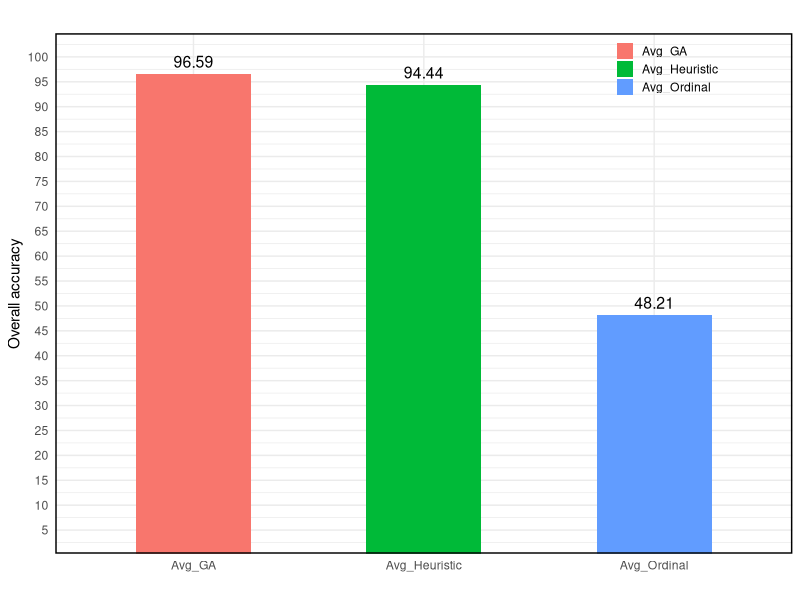

This figure's R source:
library(readxl)
library(ggplot2)
#library(openxlsx2)

#accuracy_Ga<-unlist(read_excel("Alldata_excel.xlsx", range = "P2:P74",col_names = FALSE))

#dawn_AvgOrdinal<-max(unlist(read_excel("Alldata_excel.xlsx", sheet = "All data", range = "R20",col_names = FALSE)))

#smp <-round(as.numeric(read_excel("Alldata_excel.xlsx", sheet = "All data", range = "R20",col_names = FALSE,col_types = "text")[1,1]),2)

dawn_AvgOrdinal<-round(as.numeric(read_excel("Alldata_excel.xlsx", sheet = "All data", range = "R20",col_names = FALSE,col_types = "text")[1,1]),2)
dawn_AvgMNLR<-round(as.numeric(read_excel("Alldata_excel.xlsx",sheet = "All data", range = "R21",col_names = FALSE,col_types = "text")[1,1]),2)
dawn_AvgGA<-round(as.numeric(read_excel("Alldata_excel.xlsx", range = "R22",col_names = FALSE,col_types = "text")[1,1]),2)

#max(midnight_load)
#geom_hline(yintercept = 0, color = "black", linetype = "solid") #draws the x-axis line

loadData<-data.frame(
  dawntAccuracyAVG = c(dawn_AvgOrdinal,dawn_AvgMNLR,dawn_AvgGA),
  xvalues =c("Avg_Ordinal","Avg_Heuristic","Avg_GA")
)
tiff("dawnAvgAccuracyBarChart.tiff", units="in", width=5, height=5, res=300)
ggplot(loadData,aes(x=xvalues,y=dawntAccuracyAVG,fill=xvalues))+geom_col(width = 0.5)+
  labs(
    title = "",
    x="",
    y="Overall accuracy",
    fill =""
  )+
  theme_minimal()+
  scale_y_continuous(breaks = seq(5,100,by=5))+
  coord_cartesian(ylim = c(5,100))+
  theme(legend.title = element_text(hjust = 0.5, margin = margin(b = 10)),
        panel.border = element_rect(color = "black", fill = NA, size = 1),
        legend.key.size = unit(0.9, "lines"),
        legend.position = c(0.83, 0.96),
  )+
  geom_text(aes(label = dawntAccuracyAVG), vjust = -0.5, size = 4, color = "black")
dev.off()
#geom_text(aes(label = dawntAccuracyAVG), vjust = -0.5, size = 4, color = "black")
# legend.background = element_rect(color = "black", size = 0.2),
